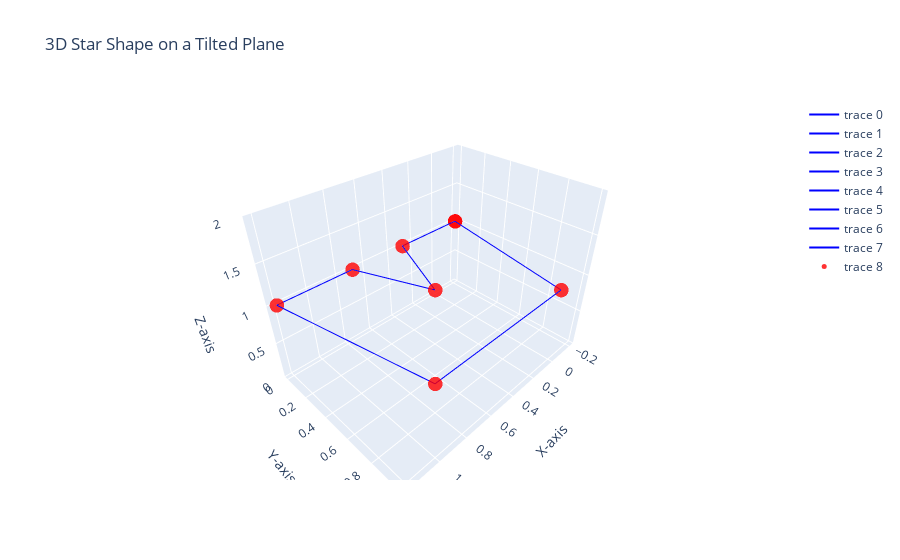

Notebook cell for this chart:
### Code cell
print_boundary_dirichlet(path=csv_dir + boundary_csv)

### Figure 1 — Plotly figure (JSON) as saved in the notebook; plotly's stock layout.template omitted (floating-point values rounded to 4 significant figures)
{"data": [{"line": {"color": "blue", "width": 2}, "mode": "lines", "type": "scatter3d", "x": [-0.2, 0.3], "y": [0, 0], "z": [1, 1]}, {"line": {"color": "blue", "width": 2}, "mode": "lines", "type": "scatter3d", "x": [0.3, 0.5], "y": [0, 0.5], "z": [1, 1]}, {"line": {"color": "blue", "width": 2}, "mode": "lines", "type": "scatter3d", "x": [0.5, 0.7], "y": [0.5, 0], "z": [1, 1]}, {"line": {"color": "blue", "width": 2}, "mode": "lines", "type": "scatter3d", "x": [0.7, 1.2], "y": [0, 0], "z": [1, 1]}, {"line": {"color": "blue", "width": 2}, "mode": "lines", "type": "scatter3d", "x": [1.2, 1], "y": [0, 1], "z": [1, 1]}, {"line": {"color": "blue", "width": 2}, "mode": "lines", "type": "scatter3d", "x": [1, 0], "y": [1, 1], "z": [1, 1]}, {"line": {"color": "blue", "width": 2}, "mode": "lines", "type": "scatter3d", "x": [0, -0.2], "y": [1, 0], "z": [1, 1]}, {"line": {"color": "blue", "width": 2}, "mode": "lines", "type": "scatter3d", "x": [-0.2, -0.2], "y": [0, 0], "z": [1, 1]}, {"marker": {"color": "red", "opacity": 0.8, "size": 5}, "mode": "markers", "type": "scatter3d", "x": [-0.2, 0.3, 0.5, 0.7, 1.2, 1, 0, -0.2], "y": [0, 0, 0.5, 0, 0, 1, 1, 0], "z": [1, 1, 1, 1, 1, 1, 1, 1]}], "layout": {"scene": {"xaxis": {"title": {"text": "X-axis"}}, "yaxis": {"title": {"text": "Y-axis"}}, "zaxis": {"title": {"text": "Z-axis"}}}, "title": {"text": "3D Star Shape on a Tilted Plane"}}}
